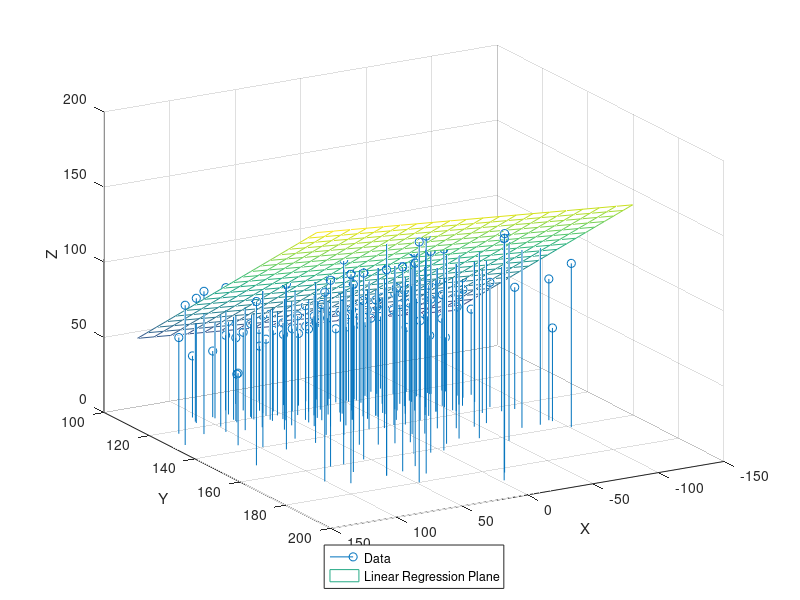

Here is the MATLAB script that generated this plot:
coord = importdata ('coordinates_plane.txt')

% Specify you conditions
TF1 = coord(:,2)>200 
TF2 = coord(:,2)<100
% remove
coord(TF1,:) = []
coord(TF2,:) = []

x = coord(:,1)
y = coord(:,2)
z = coord(:,3)

figure(1)
stem3(x, y, z)
grid on
xv = linspace(min(x), max(x), 20);
yv = linspace(min(y), max(y), 20);
[X,Y] = meshgrid(xv, yv);
B = [x(:) y(:) ones(size(x(:)))] \ z(:);
Z = X*B(1) + Y*B(2) + B(3);
hold on
mesh(X, Y, Z)
hold off
view(150,24)
xlabel('X')
ylabel('Y')
zlabel('Z')
legend('Data', 'Linear Regression Plane', 'Location','southoutside')
